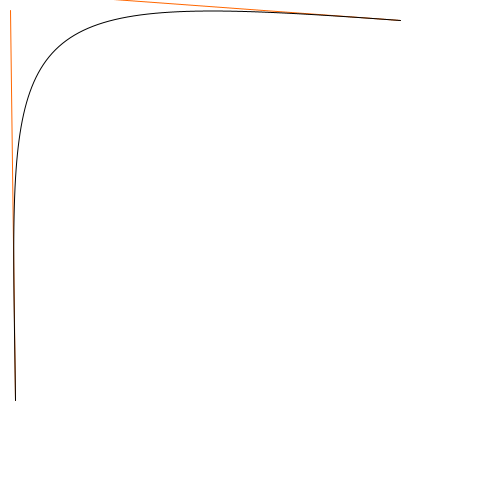
Frame 1 (no input)
Frame 60 (the mouse pressed at the canvas centre just before this capture): identical to frame 1, image omitted
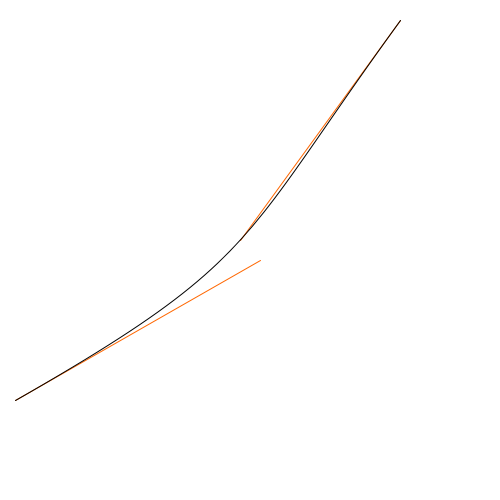
Frame 120 (the mouse held since frame 60 and released just before this capture)

The Processing sketch that drew these frames (run headless with seeded random() and noise(); from frame 60 on, the mouse is pressed at the canvas centre):

// Processing sketch: processing_18833
// ── processing_18833.pde

//01/24/2011  |  Molly Morin  |  mollymorin.com
//example, bezier curve, adapted from processing.org reference
//created for Emerging Formats for Digital Art, University of Notre Dame

void setup(){
  size (500,500);//the size of your sketch in pixels
  smooth();//turns on anti-ailiasing, witch smooths out some rough edges
}
 
 
void draw(){

background(255);
noFill();
stroke(255, 102, 0);
line(400, 20, mouseX-10, mouseY-10);
line(mouseX+10, mouseY+10, 15, 400);
stroke(0, 0, 0);
bezier(400, 20, mouseX-10, mouseY-10, mouseX+10, mouseY+10, 15, 400);
}
